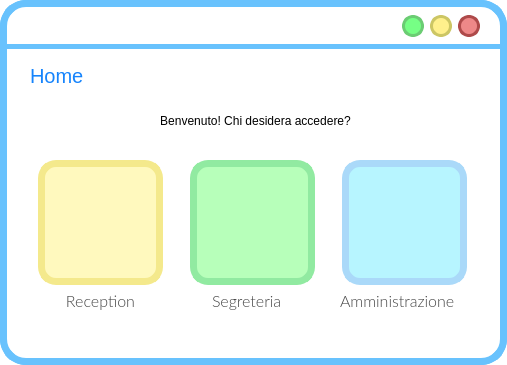
<?xml version="1.0" encoding="UTF-8"?>
<ui version="4.0">
 <class>MainWindow</class>
 <widget class="QMainWindow" name="MainWindow">
  <property name="geometry">
   <rect>
    <x>0</x>
    <y>0</y>
    <width>507</width>
    <height>365</height>
   </rect>
  </property>
  <property name="windowTitle">
   <string>MainWindow</string>
  </property>
  <property name="styleSheet">
   <string notr="true">QWidget{
background:rgb(255, 255, 255);
border-radius:26px;
border-color:rgb(104, 194, 253);
border-style: solid;
border-width:7;
}
QLabel{
border-width:0;
font: 20pt &quot;Lato Light&quot;;
}
QLineEdit{
border-width:0;
font: 14pt &quot;Lato Light&quot;;
}
QAbstractItemView {
    border: 3px solid  rgb(104, 194, 253);  
border-radius:8px;
  selection-background-color:  rgb(104, 194, 253);
margin:-2px;
text-align:center;
border-width:5;
}</string>
  </property>
  <widget class="QWidget" name="centralwidget">
   <widget class="QLabel" name="label">
    <property name="geometry">
     <rect>
      <x>0</x>
      <y>44</y>
      <width>641</width>
      <height>5</height>
     </rect>
    </property>
    <property name="styleSheet">
     <string notr="true">background-color:rgb(104, 194, 253);</string>
    </property>
    <property name="text">
     <string/>
    </property>
   </widget>
   <widget class="QPushButton" name="reduceButton">
    <property name="geometry">
     <rect>
      <x>402</x>
      <y>15</y>
      <width>22</width>
      <height>22</height>
     </rect>
    </property>
    <property name="sizePolicy">
     <sizepolicy hsizetype="Fixed" vsizetype="Fixed">
      <horstretch>0</horstretch>
      <verstretch>0</verstretch>
     </sizepolicy>
    </property>
    <property name="minimumSize">
     <size>
      <width>22</width>
      <height>22</height>
     </size>
    </property>
    <property name="maximumSize">
     <size>
      <width>24</width>
      <height>24</height>
     </size>
    </property>
    <property name="cursor">
     <cursorShape>PointingHandCursor</cursorShape>
    </property>
    <property name="styleSheet">
     <string notr="true">QPushButton{
 background-color:#76ff85;
 border-style: solid;
 border-radius:11px;
font: 18pt &quot;Candara&quot;;
border-color:#6bcc73;
border-width:3;
}

QPushButton::pressed{
	background-color : white;
	border-color:#6bcc73;
	border-width:3;
}
</string>
    </property>
    <property name="text">
     <string/>
    </property>
   </widget>
   <widget class="QPushButton" name="exitButton">
    <property name="geometry">
     <rect>
      <x>458</x>
      <y>15</y>
      <width>22</width>
      <height>22</height>
     </rect>
    </property>
    <property name="sizePolicy">
     <sizepolicy hsizetype="Fixed" vsizetype="Fixed">
      <horstretch>0</horstretch>
      <verstretch>0</verstretch>
     </sizepolicy>
    </property>
    <property name="minimumSize">
     <size>
      <width>22</width>
      <height>22</height>
     </size>
    </property>
    <property name="maximumSize">
     <size>
      <width>24</width>
      <height>24</height>
     </size>
    </property>
    <property name="cursor">
     <cursorShape>PointingHandCursor</cursorShape>
    </property>
    <property name="styleSheet">
     <string notr="true">QPushButton{
 background-color:#ee8888;
 border-style: solid;
 border-radius:11px;
font: 18pt &quot;Candara&quot;;
border-color:#ae4a4a;
border-width:3;
}

QPushButton::pressed{
	background-color : white;
	border-color:#ae4a4a;
	border-width:3;
}
</string>
    </property>
    <property name="text">
     <string/>
    </property>
   </widget>
   <widget class="QPushButton" name="maximizeButton">
    <property name="geometry">
     <rect>
      <x>430</x>
      <y>15</y>
      <width>22</width>
      <height>22</height>
     </rect>
    </property>
    <property name="sizePolicy">
     <sizepolicy hsizetype="Fixed" vsizetype="Fixed">
      <horstretch>0</horstretch>
      <verstretch>0</verstretch>
     </sizepolicy>
    </property>
    <property name="minimumSize">
     <size>
      <width>20</width>
      <height>20</height>
     </size>
    </property>
    <property name="maximumSize">
     <size>
      <width>24</width>
      <height>24</height>
     </size>
    </property>
    <property name="cursor">
     <cursorShape>PointingHandCursor</cursorShape>
    </property>
    <property name="styleSheet">
     <string notr="true">QPushButton{
 background-color:#fff08c	;
 border-style: solid;
 border-radius:11px;
font: 18pt &quot;Candara&quot;;
border-color:#ccc664;
border-width:3;
}

QPushButton::pressed{
	background-color : white;
	border-color:#ccc664;
	border-width:3;
}
</string>
    </property>
    <property name="text">
     <string/>
    </property>
   </widget>
   <widget class="QLabel" name="titoloLabel">
    <property name="geometry">
     <rect>
      <x>30</x>
      <y>60</y>
      <width>81</width>
      <height>31</height>
     </rect>
    </property>
    <property name="styleSheet">
     <string notr="true">font-size: 20px;
text-align: left;
background-color: rgba(255, 255, 255,0);
color: #1684FC;
font: 16pt &quot;Lato&quot;;</string>
    </property>
    <property name="text">
     <string>Home</string>
    </property>
   </widget>
   <widget class="QLabel" name="label_4">
    <property name="geometry">
     <rect>
      <x>10</x>
      <y>96</y>
      <width>491</width>
      <height>51</height>
     </rect>
    </property>
    <property name="styleSheet">
     <string notr="true">QLabel{
font: 25 18pt &quot;Lato Light&quot;;
background-color: rgba(255, 255, 255,0);
}</string>
    </property>
    <property name="text">
     <string>&lt;html&gt;&lt;head/&gt;&lt;body&gt;&lt;p align=&quot;center&quot;&gt;Benvenuto! Chi desidera accedere?&lt;/p&gt;&lt;/body&gt;&lt;/html&gt;</string>
    </property>
   </widget>
   <widget class="QLabel" name="label_15">
    <property name="geometry">
     <rect>
      <x>40</x>
      <y>290</y>
      <width>121</width>
      <height>21</height>
     </rect>
    </property>
    <property name="font">
     <font>
      <family>Lato Light</family>
      <pointsize>-1</pointsize>
      <weight>50</weight>
      <italic>false</italic>
      <bold>false</bold>
     </font>
    </property>
    <property name="styleSheet">
     <string notr="true">QLabel{
background-color: rgba(255, 250, 223,0);
left: 244px;
top: 414px;
width: 119px;
height: 19px;
color: rgba(16, 16, 16,200);
font-size: 16px;


}</string>
    </property>
    <property name="text">
     <string>Reception</string>
    </property>
    <property name="alignment">
     <set>Qt::AlignCenter</set>
    </property>
    <property name="wordWrap">
     <bool>true</bool>
    </property>
   </widget>
   <widget class="QLabel" name="receptionBigButton">
    <property name="geometry">
     <rect>
      <x>38</x>
      <y>160</y>
      <width>125</width>
      <height>125</height>
     </rect>
    </property>
    <property name="cursor">
     <cursorShape>PointingHandCursor</cursorShape>
    </property>
    <property name="mouseTracking">
     <bool>true</bool>
    </property>
    <property name="styleSheet">
     <string notr="true">QLabel{
background-color:rgb(255, 249, 190);
border-radius:18;
border-color:rgb(244, 233, 140);
border-width:7;
border-style: solid;
}

QLabel:hover{
background-color: rgb(244, 233, 140);
}
</string>
    </property>
    <property name="text">
     <string/>
    </property>
    <property name="pixmap">
     <pixmap>res/theater_comedy_FILL1_wght500_GRAD200_opsz48_risultato.png</pixmap>
    </property>
    <property name="scaledContents">
     <bool>true</bool>
    </property>
    <property name="margin">
     <number>17</number>
    </property>
   </widget>
   <widget class="QLabel" name="amministrazioneBigButton">
    <property name="geometry">
     <rect>
      <x>342</x>
      <y>160</y>
      <width>125</width>
      <height>125</height>
     </rect>
    </property>
    <property name="cursor">
     <cursorShape>PointingHandCursor</cursorShape>
    </property>
    <property name="mouseTracking">
     <bool>true</bool>
    </property>
    <property name="styleSheet">
     <string notr="true">QLabel{
background-color:rgb(183, 245, 255);
border-radius:18;
border-color:rgb(170, 217, 249);
border-width:7;
border-style: solid;
}

QLabel:hover{
background-color: rgb(170, 217, 249);
}
</string>
    </property>
    <property name="text">
     <string/>
    </property>
    <property name="pixmap">
     <pixmap>res/shield_FILL1_wght500_GRAD200_opsz48_risultato.png</pixmap>
    </property>
    <property name="scaledContents">
     <bool>true</bool>
    </property>
    <property name="margin">
     <number>17</number>
    </property>
   </widget>
   <widget class="QLabel" name="label_16">
    <property name="geometry">
     <rect>
      <x>212</x>
      <y>290</y>
      <width>81</width>
      <height>21</height>
     </rect>
    </property>
    <property name="font">
     <font>
      <family>Lato Light</family>
      <pointsize>-1</pointsize>
      <weight>50</weight>
      <italic>false</italic>
      <bold>false</bold>
     </font>
    </property>
    <property name="styleSheet">
     <string notr="true">QLabel{
background-color: rgba(255, 250, 223,0);
left: 244px;
top: 414px;
width: 119px;
height: 19px;
color: rgba(16, 16, 16,200);
font-size: 16px;

}</string>
    </property>
    <property name="text">
     <string>Segreteria</string>
    </property>
   </widget>
   <widget class="QLabel" name="segreteriaBigButton">
    <property name="geometry">
     <rect>
      <x>190</x>
      <y>160</y>
      <width>125</width>
      <height>125</height>
     </rect>
    </property>
    <property name="cursor">
     <cursorShape>PointingHandCursor</cursorShape>
    </property>
    <property name="mouseTracking">
     <bool>true</bool>
    </property>
    <property name="styleSheet">
     <string notr="true">QLabel{
background-color:rgb(183, 255, 186);
border-radius:18;
border-color:rgb(145, 234, 161);
border-width:7;
border-style: solid;
}

QLabel:hover{
background-color: rgb(145, 234, 161);
}
</string>
    </property>
    <property name="text">
     <string/>
    </property>
    <property name="pixmap">
     <pixmap>res/fax_FILL1_wght500_GRAD200_opsz48_risultato.png</pixmap>
    </property>
    <property name="scaledContents">
     <bool>true</bool>
    </property>
    <property name="margin">
     <number>17</number>
    </property>
   </widget>
   <widget class="QLabel" name="label_17">
    <property name="geometry">
     <rect>
      <x>340</x>
      <y>290</y>
      <width>131</width>
      <height>21</height>
     </rect>
    </property>
    <property name="font">
     <font>
      <family>Lato Light</family>
      <pointsize>-1</pointsize>
      <weight>50</weight>
      <italic>false</italic>
      <bold>false</bold>
     </font>
    </property>
    <property name="styleSheet">
     <string notr="true">QLabel{
background-color: rgba(255, 250, 223,0);
left: 244px;
top: 414px;
width: 119px;
height: 19px;
color: rgba(16, 16, 16,200);
font-size: 16px;

}</string>
    </property>
    <property name="text">
     <string>Amministrazione</string>
    </property>
   </widget>
  </widget>
 </widget>
 <resources>
  <include location="res.qrc"/>
  <include location="res/res.qrc"/>
 </resources>
 <connections/>
</ui>
